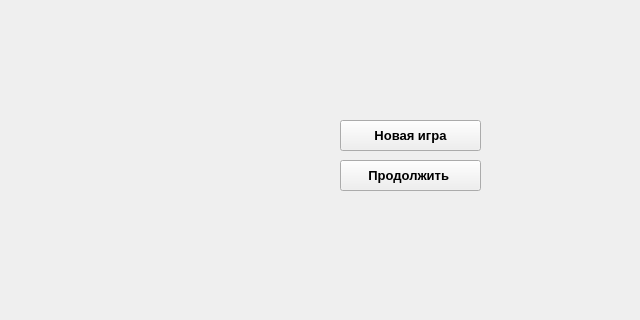
<?xml version="1.0" encoding="UTF-8"?>
<ui version="4.0">
 <class>Launcher</class>
 <widget class="QMainWindow" name="Launcher">
  <property name="geometry">
   <rect>
    <x>0</x>
    <y>0</y>
    <width>640</width>
    <height>320</height>
   </rect>
  </property>
  <property name="windowTitle">
   <string>Launcher</string>
  </property>
  <property name="locale">
   <locale language="Ukrainian" country="Ukraine"/>
  </property>
  <widget class="QWidget" name="centralwidget">
   <widget class="QPushButton" name="newgame_btn">
    <property name="geometry">
     <rect>
      <x>340</x>
      <y>120</y>
      <width>141</width>
      <height>31</height>
     </rect>
    </property>
    <property name="font">
     <font>
      <pointsize>10</pointsize>
      <weight>75</weight>
      <bold>true</bold>
     </font>
    </property>
    <property name="text">
     <string>Новая игра</string>
    </property>
   </widget>
   <widget class="QPushButton" name="continue_btn">
    <property name="geometry">
     <rect>
      <x>340</x>
      <y>160</y>
      <width>141</width>
      <height>31</height>
     </rect>
    </property>
    <property name="font">
     <font>
      <pointsize>10</pointsize>
      <weight>75</weight>
      <bold>true</bold>
     </font>
    </property>
    <property name="text">
     <string>Продолжить </string>
    </property>
   </widget>
  </widget>
 </widget>
 <resources/>
 <connections/>
</ui>
